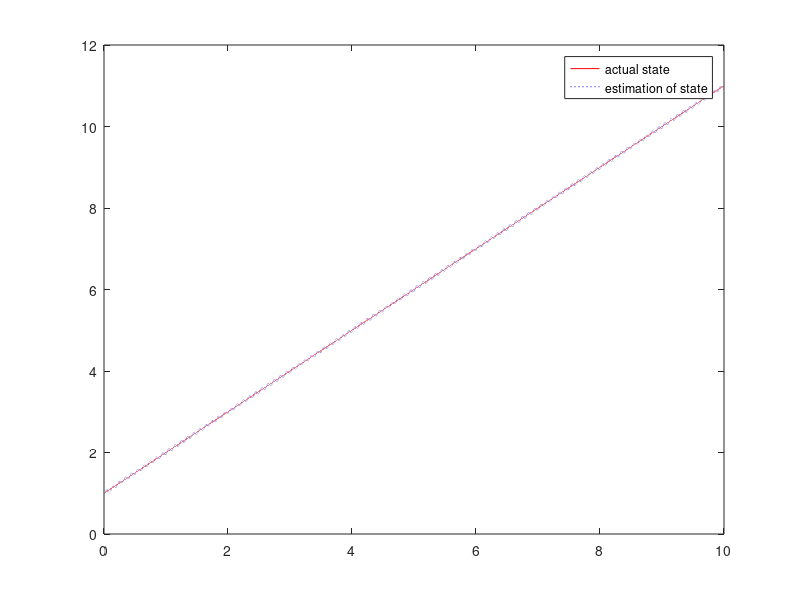
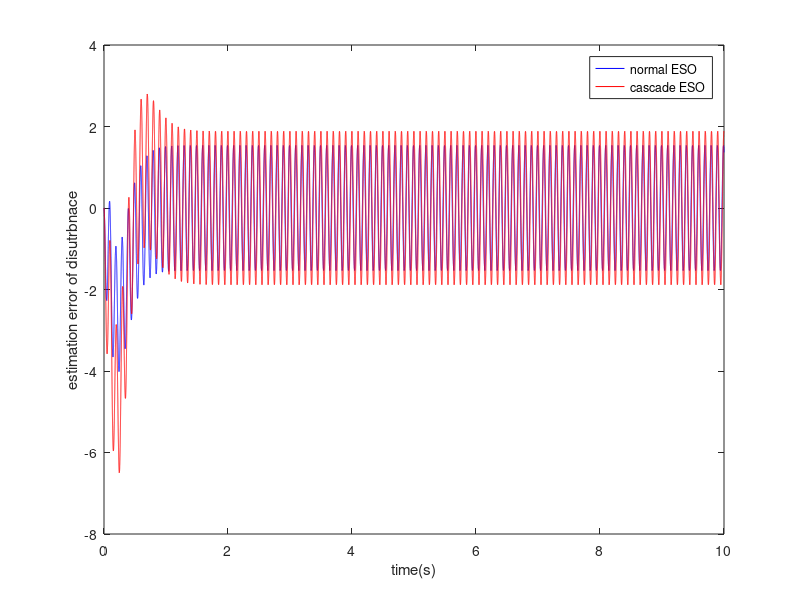

Reproduce these figures in MATLAB, in order.
clear all
close all
t=[0:0.00005:10];  %time
x=zeros(3,length(t));  %state
n_eso=zeros(3,length(t)); % state of 1st ESO
c_eso=zeros(3,length(t)); % state of 2nd ESO
A=[0 1 0;
    0 0 1;
    0 0 0;];

x(:,1)=[1;1;0];             %intial value  of state
n_eso(:,1)=[1;0;0];         %intial value  of state of 1st ESO
c_eso(:,1)=[1;0;0];         %intial value  of state  of 2nd ESO
h=t(2)-t(1); %sampling time

w=10;  % ESO's bandwidth
b1=3*w;
b2=3*w^2;
b3=1*w^3;
alpha = 2;
b21 = 3*(alpha*w);
b22 = 3*(alpha*w)^2;
b23 = (alpha*w)^3;
L1=[b1;b2;b3];
L2=L1;
%[b4;b5;b3];
w_n=10;  %noise's frequency
d_n=0;  %disturbance's frequency
f=0*t;   %total disturbance

for i=1:1:length(t)-1
 f(i)=2*sin(2*pi*d_n*t(i));  % disturbance 
    
 x(:,i+1)=x(:,i)+h*(A*x(:,i)+[0;0;1]*f(i)); % system's update
 
 y=x(1,i)+sin(2*pi*w_n*t(i))*0.1;  %measurement+noise
  
 n_eso(:,i+1)=n_eso(:,i)+h*( A*n_eso(:,i)+L1*(y-n_eso(1,i)) );  % 1st ESO update
 
 c_eso(:,i+1)=c_eso(:,i)+h*( A*c_eso(:,i)+[0;1;0]*n_eso(3,i)+L2*(n_eso(1,i)-c_eso(1,i)) );  %2nd ESO update
 
end
figure, plot(t,x(1,:),'r',t,n_eso(1,:),'b:');legend('actual state','estimation of state')
figure, plot(t,f-n_eso(3,:),'b',t,f-n_eso(3,:)-c_eso(3,:),'r');ylabel('estimation error of disutrbnace'),legend('normal ESO','cascade ESO'),xlabel('time(s)')